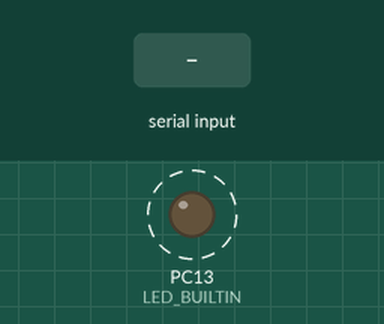
The program below on a simulated STM32 Blue Pill. On the bench: output pins drawn as LEDs (lit = HIGH). Dashed ring = blinking. Inputs (shaded band) come from the test bench. What the program prints to the serial monitor is not drawn.

Above: at 1.4 s.
1.5 s: byte 30 received over Serial
3.5 s: byte 90 received over Serial
5.5 s: byte 120 received over Serial
Timing chart, 0 to 13.5 s (numbered marks = the images above; inputs shaded):
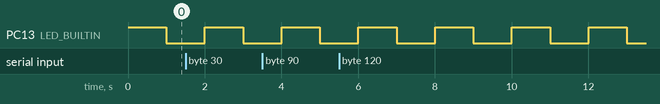

The program:

main.cpp
```cpp
#include <Arduino.h>

#ifndef LED_BUILTIN
#define LED_BUILTIN PC13
#endif

static uint32_t counter = 0;
static uint32_t last_print = 0;

void setup() {
    pinMode(LED_BUILTIN, OUTPUT);
    digitalWrite(LED_BUILTIN, HIGH); // Off

    // Force USB re-enumeration on STM32F103 (pull D+ / PA12 low then release)
    pinMode(PA12, OUTPUT);
    digitalWrite(PA12, LOW);
    delay(100);
    pinMode(PA12, INPUT);
    delay(100);

    Serial.begin(115200);
}

void loop() {
    uint32_t now = millis();

    // Heartbeat status message every 1 second over USB serial
    if (now - last_print >= 1000) {
        last_print = now;
        counter++;
        digitalWrite(LED_BUILTIN, !digitalRead(LED_BUILTIN)); // Toggle LED

        if (Serial) {
            Serial.print("HELLO FROM BLUEPILL USB CDC! Count: ");
            Serial.println(counter);
        }
    }

    // Echo any incoming characters from host USB
    while (Serial && Serial.available() > 0) {
        char c = Serial.read();
        Serial.print("ECHO: ");
        Serial.write(c);
        Serial.println();
    }
}
```

Measured:
- by itself, PC13 (LED_BUILTIN): alternates HIGH for 1.0 s and LOW for 1.0 s
